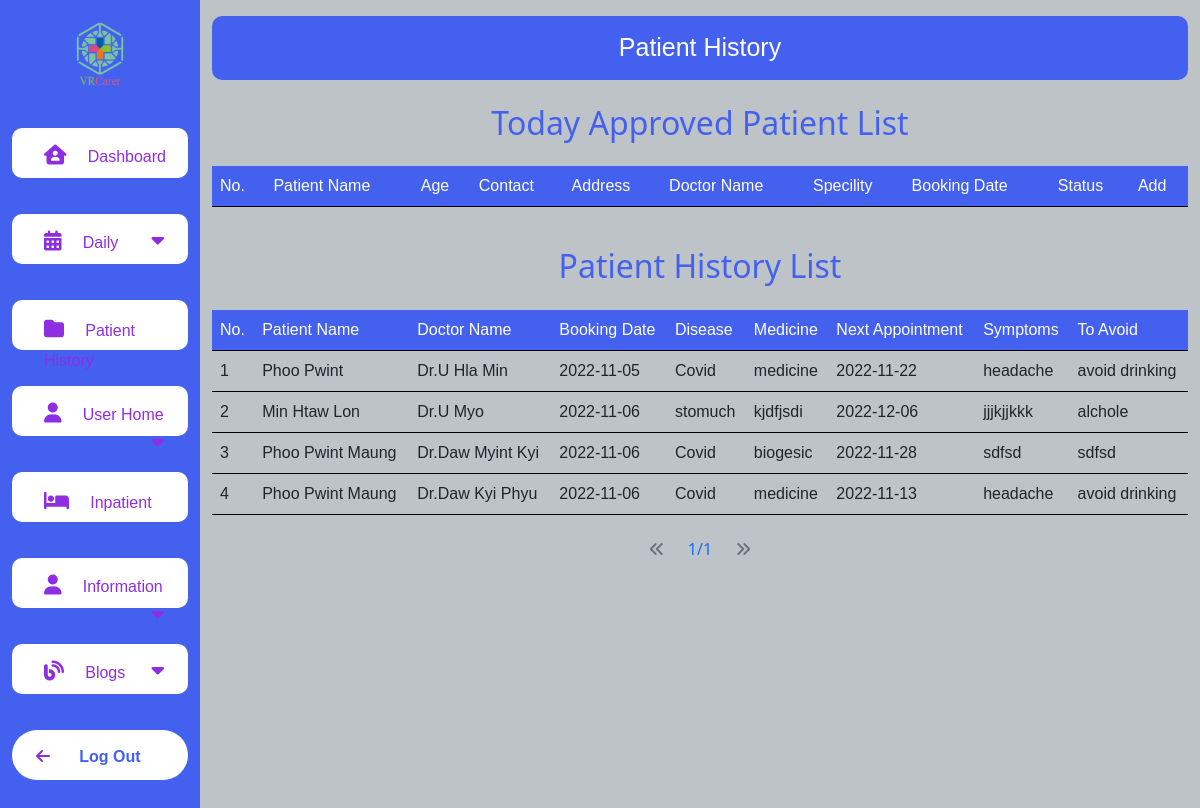
The page /vr_carer/admin/View/patientHistory.php (signed in) on the database its author committed.
### tables this page shows
CREATE TABLE `patient_history` (
  `id` int(11) NOT NULL,
  `patient_name` varchar(256) NOT NULL COMMENT 'patient_name',
  `email` varchar(256) NOT NULL COMMENT 'user_email',
  `doctor_name` varchar(256) NOT NULL COMMENT 'doctor_name',
  `booking_date` varchar(20) NOT NULL,
  `disease` varchar(128) NOT NULL,
  `medicine` varchar(128) NOT NULL,
  `next_appointment_date` varchar(10) DEFAULT NULL,
  `symptoms` varchar(128) NOT NULL,
  `to_avoid` varchar(256) DEFAULT NULL,
  `del_flg` int(11) NOT NULL DEFAULT 0,
  `create_date` varchar(10) DEFAULT NULL COMMENT 'YYYY/MM/DD',
  `update_date` varchar(10) DEFAULT NULL COMMENT 'YYYY/MM/DD'
);

### vr_carer/admin/Controller/booking/approvedPatientListController.php (called while the page is built, shortened)
<?php
include "../Model/dbConnection.php";
$rowLimit = 10;
$page = (isset($_GET["page"])) ? $_GET["page"] : 1 ;
$startPage = ($page-1)*$rowLimit;
$sql = $pdo->prepare(
    "SELECT * FROM patient_history LIMIT  $startPage,$rowLimit"
);
$sql->execute();
$historyList = $sql->fetchAll(PDO::FETCH_ASSOC);

### vr_carer/admin/View/patientHistory.php (the view, shortened to what this page needs)
<?php
include "../Controller/booking/approvedPatientListController.php";
?>
<!DOCTYPE html>
<html lang="en">
<head>
    <link href="https://cdn.jsdelivr.net/npm/bootstrap@5.2.2/dist/css/bootstrap.min.css" rel="stylesheet" />
    <link rel="stylesheet" href="./resources/css/root.css?v=" <?= time() ?> />
</head>
<body>
    <div class="container-fluid">
        <div class="row flex-nowrap">
            <?php
            include("./common/nav.php")
            ?>
            <div class="data_box col-sm-9 col-md-8 col-xl-10 mt-3">
                <div class="header_wrapper bg_header ">
                    <div class="header_box">
                        <span class="navbar-brand ttl_admin" href="#">Patient History</span>
                    </div>
                </div>
                <div class="input_set">
                    <h2 class="input_set_header my-4">Today Approved Patient List</h2>
                </div>
                <table class="table" id="table-id">
                    <thead class="table_bgcolor" id="table_header">
                        <tr>
                            <td>No.</td>
                            <td>Patient Name</td>
                            <td>Age</td>
                            <td>Contact</td>
                            <td>Address</td>
                            <td>Doctor Name</td>
                            <td>Specility</td>
                            <td>Booking Date</td>
                            <td>Status</td>
                            <td>Add</td>
                        </tr>
                    </thead>
                </table>
                <div class="input_set">
                    <h2 class="input_set_header my-4">Patient History List</h2>
                </div>
                <table class="table" id="table-id">
                    <thead class="table_bgcolor" id="table_header">
                        <tr>
                            <td>No.</td>
                            <td>Patient Name</td>
                            <td>Doctor Name</td>
                            <td>Booking Date</td>
                            <td>Disease</td>
                            <td>Medicine</td>
                            <td>Next Appointment</td>
                            <td>Symptoms</td>
                            <td>To Avoid</td>
                        </tr>
                    </thead>
                    <tbody>
                        <?php $number = ($page * $rowLimit) - ($rowLimit - 1) ?>
                        <?php foreach ($historyList as $history) { ?>
                            <tr class="row_bdr">
                                <td><?php echo $number++ ?></td>
                                <td><?php echo $history["patient_name"] ?></td>
                                <td><?php echo $history["doctor_name"] ?></td>
                                <td><?php echo $history["booking_date"] ?></td>
                                <td><?php echo $history["disease"] ?></td>
                                <td><?php echo $history["medicine"] ?></td>
                                <td><?php echo $history["next_appointment_date"] ?></td>
                                <td><?php echo $history["symptoms"] ?></td>
                                <td><?php echo $history["to_avoid"] ?></td>
                            </tr>
                        <?php } ?>
                    </tbody>
                </table>
                <?php
                include "./common/pagination.php";
                ?>
            </div>
        </div>
    </div>
</body>
</html>

### vr_carer/admin/View/resources/css/root.css (style rules this page uses)
:root { --primary_color: #bdc3c7; --secondary_color: #4361ee; --tertiary_color: #000000; }
:root { --first_color: #000000; --second_color: #ffffff; --third_color: #4361ee; --fourth_color: #ffc652; --fifth_color: #f8172d; --sixth_color: #8E2DE2 !important; }
:root { --primary_font: "Mulish", sans-serif; --secondary_font: "Archivo Narrow", sans-serif; }
:root { --extra_large: 5em; --large: 2.5em; --medium: 1.87em; --small: 1.56em; --extra_small: 1.25em; --extra_extra_small: 0.8em; }
body { background-color: var(--primary_color) !important; }
.bg_header { background-color: var(--secondary_color) !important; border-radius: 10px !important; }
.header_wrapper { height: 4em; display: flex; justify-content: center; align-items: center; }
.ttl_admin { color: var(--second_color) !important; font-family: var(--primary_font) !important; font-size: var(--small) !important; }
.table { font-family: var(--primary_font); font-size: var(--extra_small); }
.table_bgcolor { background-color: var(--secondary_color); border-bottom: 1px solid var(--first_color); }
tbody .row_bdr { font-size: var(--extra_extra_small); border-bottom: 1px solid var(--first_color) !important; }
.input_set { display: flex; flex-direction: column; justify-content: center; align-items: center; width: 100%; }
.input_set_header { color: var(--secondary_color); }
@media only screen and (max-width: 1200px) { .input_set { display: flex; flex-direction: column; justify-content: center; align-items: center; } }
#table_header > tr > td { color: white; font-size: var(--extra_extra_small); }

### rows shown on the page
patient_history: patient_name "Phoo Pwint", doctor_name "Dr.U Hla Min", booking_date "2022-11-05", disease "Covid", medicine "medicine", next_appointment_date "2022-11-22", symptoms "headache", to_avoid "avoid drinking"
patient_history: patient_name "Min Htaw Lon", doctor_name "Dr.U Myo", booking_date "2022-11-06", disease "stomuch", medicine "kjdfjsdi", next_appointment_date "2022-12-06", symptoms "jjjkjjkkk", to_avoid "alchole"
patient_history: patient_name "Phoo Pwint Maung", doctor_name "Dr.Daw Myint Kyi", booking_date "2022-11-06", disease "Covid", medicine "biogesic", next_appointment_date "2022-11-28", symptoms "sdfsd", to_avoid "sdfsd"
patient_history: patient_name "Phoo Pwint Maung", doctor_name "Dr.Daw Kyi Phyu", booking_date "2022-11-06", disease "Covid", medicine "medicine", next_appointment_date "2022-11-13", symptoms "headache", to_avoid "avoid drinking"

### other values the page prints
$page "1"
$totalPages "1"
